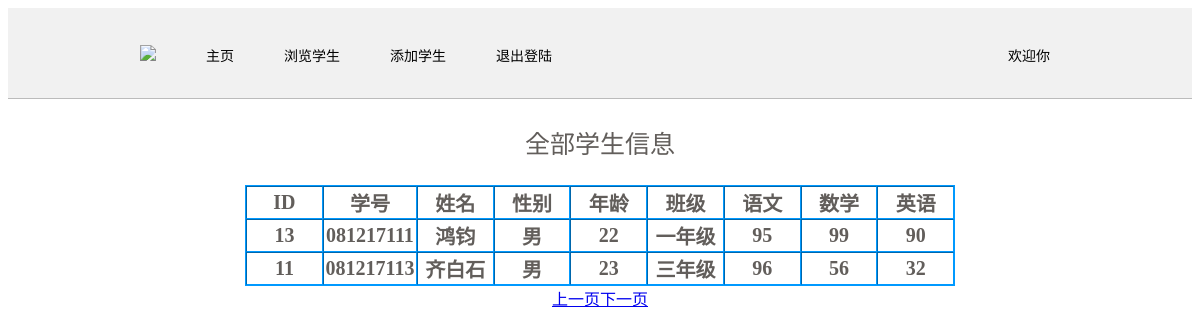
Page /index.php?p=2 on the committed database.
### tables this page shows
CREATE TABLE `stu` (
  `id` int(6) unsigned NOT NULL AUTO_INCREMENT,
  `sid` char(20) NOT NULL DEFAULT '0',
  `name` varchar(50) NOT NULL,
  `age` int(6) NOT NULL,
  `sex` varchar(20) DEFAULT NULL,
  `class` varchar(50) NOT NULL,
  `chinese` int(11) DEFAULT NULL,
  `math` int(11) DEFAULT NULL,
  `english` int(11) DEFAULT NULL,
  PRIMARY KEY (`id`)
);

### index.php (the view, shortened to what this page needs)
<!DOCTYPE html>
<html lang="en">
<head>
</head>
<body>
    <div align="center">
    <?php
    require ("public/menu.php");
 ?>
 <div style="font-size:25px;font-family:微软雅黑;color:rgb(98,94,91);" align="center"><p>全部学生信息</p></div>
  <table style="border: solid 1px;border-color:#09F;" align ="center" width=60% border="1" cellspacing="0">
  <?php
  $is_admin=$_SESSION['is_admin'];
  if ($is_admin == 1){
        echo "<tr>";
 echo "<th width=90px style='font-size:20px;font-family:微软雅黑;color:rgb(98,94,91);'>ID</th>";
 echo "<th width=90px style='font-size:20px;font-family:微软雅黑;color:rgb(98,94,91);'>学号</th>";
 echo "<th width=90px style='font-size:20px;font-family:微软雅黑;color:rgb(98,94,91);'>姓名</th>";
 echo "<th width=90px style='font-size:20px;font-family:微软雅黑;color:rgb(98,94,91);'>性别</th>";
 echo "<th width=90px style='font-size:20px;font-family:微软雅黑;color:rgb(98,94,91);'>年龄</th>";
 echo "<th width=90px style='font-size:20px;font-family:微软雅黑;color:rgb(98,94,91);'>班级</th>";
 echo "<th width=90px style='font-size:20px;font-family:微软雅黑;color:rgb(98,94,91);'>语文</th>";
 echo "<th width=90px style='font-size:20px;font-family:微软雅黑;color:rgb(98,94,91);'>数学</th>";
 echo "<th width=90px style='font-size:20px;font-family:微软雅黑;color:rgb(98,94,91);'>英语</th>";
 echo "<th width=90px style='font-size:20px;font-family:微软雅黑;color:rgb(98,94,91);'>操作</th>";
 echo "</tr>";
 $conn=mysqli_connect("localhost","root","root","study");
    $page=isset($_GET['p'])? $_GET['p']:1;
 $sql_select = "select * from stu order by id desc limit ".($page-1) * 5 .",5 ";
 $result=mysqli_query($conn,$sql_select);
 foreach ( $result as $row) {
 echo "<tr>";
 echo "<th width=90px style='font-size:20px;font-family:微软雅黑;color:rgb(98,94,91);'>{$row['id']} </th>";
 echo "<th width=90px style='font-size:20px;font-family:微软雅黑;color:rgb(98,94,91);'>{$row['sid']}</th>";
 echo "<th width=90px style='font-size:20px;font-family:微软雅黑;color:rgb(98,94,91);'>{$row['name']}</th>";
 echo "<th width=90px style='font-size:20px;font-family:微软雅黑;color:rgb(98,94,91);'>{$row['sex']} </th>";
 echo "<th width=90px style='font-size:20px;font-family:微软雅黑;color:rgb(98,94,91);'>{$row['age']} </th>";
 echo "<th width=90px style='font-size:20px;font-family:微软雅黑;color:rgb(98,94,91);'>{$row['class']}</th>";
 echo "<th width=90px style='font-size:20px;font-family:微软雅黑;color:rgb(98,94,91);'>{$row['chinese']} </th>";
 echo "<th width=90px style='font-size:20px;font-family:微软雅黑;color:rgb(98,94,91);'>{$row['math']} </th>";
 echo "<th width=90px style='font-size:20px;font-family:微软雅黑;color:rgb(98,94,91);'>{$row['english']}</th>";
 echo "<td width=150px style='font-size:20px;font-family:微软雅黑;color:rgb(98,94,91);'>
          <a href='edit.php?id={$row['id']}'>修改</a>
          <a href='delete.php?id={$row['id']}' onclick='doDel()'>删除</a>
        </td>";
 echo "</tr>";
        }
    }
  else
{
    echo "<tr>";
 echo "<th width=90px style='font-size:20px;font-family:微软雅黑;color:rgb(98,94,91);'>ID</th>";
 echo "<th width=90px style='font-size:20px;font-family:微软雅黑;color:rgb(98,94,91);'>学号</th>";
 echo "<th width=90px style='font-size:20px;font-family:微软雅黑;color:rgb(98,94,91);'>姓名</th>";
 echo "<th width=90px style='font-size:20px;font-family:微软雅黑;color:rgb(98,94,91);'>性别</th>";
 echo "<th width=90px style='font-size:20px;font-family:微软雅黑;color:rgb(98,94,91);'>年龄</th>";
 echo "<th width=90px style='font-size:20px;font-family:微软雅黑;color:rgb(98,94,91);'>班级</th>";
 echo "<th width=90px style='font-size:20px;font-family:微软雅黑;color:rgb(98,94,91);'>语文</th>";
 echo "<th width=90px style='font-size:20px;font-family:微软雅黑;color:rgb(98,94,91);'>数学</th>";
 echo "<th width=90px style='font-size:20px;font-family:微软雅黑;color:rgb(98,94,91);'>英语</th>";
 echo "</tr>";
 $conn=mysqli_connect("localhost","root","root","study");
    $page=isset($_GET['p'])? $_GET['p']:1;
 $sql_select = "select * from stu order by id desc limit ".($page-1) * 5 .",5 ";
 $result=mysqli_query($conn,$sql_select);
    foreach ( $result as $row) {
 echo "<tr>";
 echo "<th width=90px style='font-size:20px;font-family:微软雅黑;color:rgb(98,94,91);'>{$row['id']} </th>";
 echo "<th width=90px style='font-size:20px;font-family:微软雅黑;color:rgb(98,94,91);'>{$row['sid']}</th>";
 echo "<th width=90px style='font-size:20px;font-family:微软雅黑;color:rgb(98,94,91);'>{$row['name']}</th>";
 echo "<th width=90px style='font-size:20px;font-family:微软雅黑;color:rgb(98,94,91);'>{$row['sex']} </th>";
 echo "<th width=90px style='font-size:20px;font-family:微软雅黑;color:rgb(98,94,91);'>{$row['age']} </th>";
 echo "<th width=90px style='font-size:20px;font-family:微软雅黑;color:rgb(98,94,91);'>{$row['class']}</th>";
 echo "<th width=90px style='font-size:20px;font-family:微软雅黑;color:rgb(98,94,91);'>{$row['chinese']} </th>";
 echo "<th width=90px style='font-size:20px;font-family:微软雅黑;color:rgb(98,94,91);'>{$row['math']} </th>";
 echo "<th width=90px style='font-size:20px;font-family:微软雅黑;color:rgb(98,94,91);'>{$row['english']}</th>";
 echo "</tr>";
        }
}
 ?>
</table>
 <div align='center'>
 <?php
    $to_sql="SELECT COUNT(*)FROM stu";
    $result= mysqli_query($conn,$to_sql);
    $row=mysqli_fetch_array($result);
    $count=$row[0];
    $to_pages=ceil($count/5);
     if($page<=1){
        echo "
            <a href='".$_SERVER['PHP_SELF']."?p=1'>上一页</a>";
        }else{
        echo "<a href='".$_SERVER['PHP_SELF']."?p=".($page-1)."'>上一页</a>";
    }
    if ($page<$to_pages){
        echo "<a href='".$_SERVER['PHP_SELF']."?p=".($page+1)."'>下一页</a>";
    }else{
        echo "<a href='".$_SERVER['PHP_SELF']."?p=".($to_pages)."'>下一页</a>";
    }
    ?>
</div>
</div>
</body>
</html>

### rows in the picture
stu: id "13", sid "081217111", name "鸿钧", sex "男", age "22", class "一年级", chinese "95", math "99", english "90"
stu: id "11", sid "081217113", name "齐白石", sex "男", age "23", class "三年级", chinese "96", math "56", english "32"
